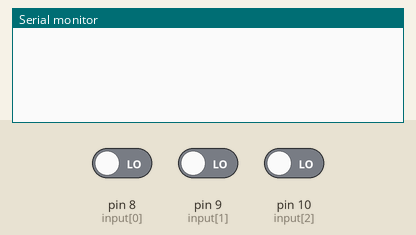
This sketch was run on a simulated Arduino Uno, built with avr-gcc and run on an emulated ATmega328P. Parts: the last lines printed to the serial monitor. Inputs (shaded band) come from the test bench; at power-on: pin 8 (input[0]) LOW, pin 9 (input[1]) LOW, pin 10 (input[2]) LOW.

Above: at 1.4 s.
1.5 s: pin 8 (input[0]) driven HIGH
At 2.7 s:
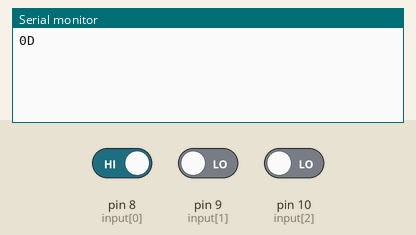
3.0 s: pin 8 (input[0]) driven LOW
At 4.2 s:
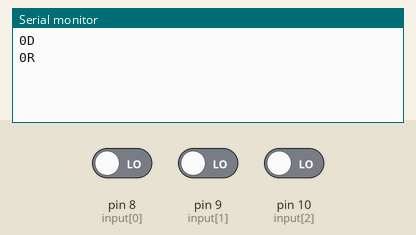
4.6 s: pin 9 (input[1]) driven HIGH
At 5.4 s:
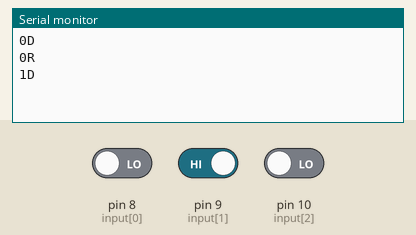
6.1 s: pin 10 (input[2]) driven HIGH
At 7.3 s:
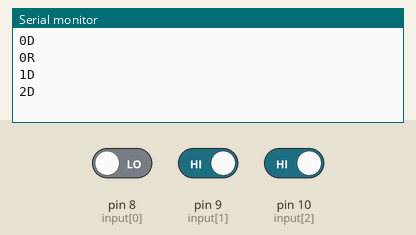
7.6 s: pin 9 (input[1]) driven LOW
At 8.8 s:
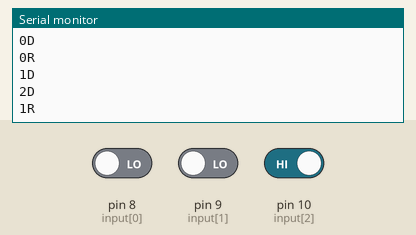
9.1 s: pin 10 (input[2]) driven LOW
At 10.0 s:
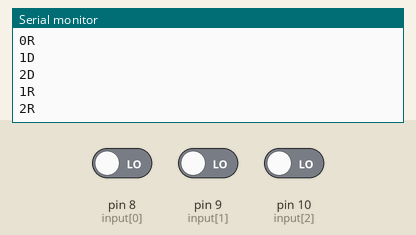

Measured:
- after the input at 1.5 s, the serial monitor: prints a new line at once (image 1)
- after the input at 3.0 s, the serial monitor: prints a new line after 0.10 s (image 2)
- after the input at 4.6 s, the serial monitor: prints a new line after 0.10 s (image 3)
- after the input at 6.1 s, the serial monitor: prints a new line after 0.20 s (image 4)
- after the input at 7.6 s, the serial monitor: prints a new line at once (image 5)
- after the input at 9.1 s, the serial monitor: prints a new line after 0.10 s (image 6)

The sketch:

bluetooth_ESS.ino
```cpp
#define NUM_BTNS 3 //Numero de botoes
#define ON HIGH
#define OFF LOW
#define EMPRESTIMO 'R'
#define DEVOLUCAO 'D'

typedef struct pckote{
  char indice;
  char acao;
  char eol;
} pct;

const int input[]={8,9,10}; //pinos dos botoes

boolean btns_state[NUM_BTNS]={OFF,OFF,OFF}; //mudar aqui pra dar match na inicializacao do tamanho do vetor

void setup()
{
  Serial.begin(9600);
  for(int i=0;i<NUM_BTNS;i++)
  {
    pinMode(input[i],INPUT); //setup dos botoes
  }
}

void loop()
{
  for(int i=0;i<NUM_BTNS;i++) //lê todos os botoes e verificar se mudaram de estado
  {
    int btn = digitalRead(input[i]);
    if(btn!=btns_state[i])
    {
      btns_state[i] = btn;
      pct pacote;
      pacote.eol='\n';
      pacote.indice = '0' + i;
      if(btn==ON)
      {

        pacote.acao = DEVOLUCAO;
      }
      else
      {
        pacote.acao = EMPRESTIMO;
      }

      byte buff[sizeof(pct)];
      memcpy(buff,&pacote,sizeof(pacote));
      Serial.write(buff,sizeof(buff)); //envia os dados via serial (bluetooth)
      delay(700);
      //Serial.write('\n');
    }
  }

  delay(300);
}
```
